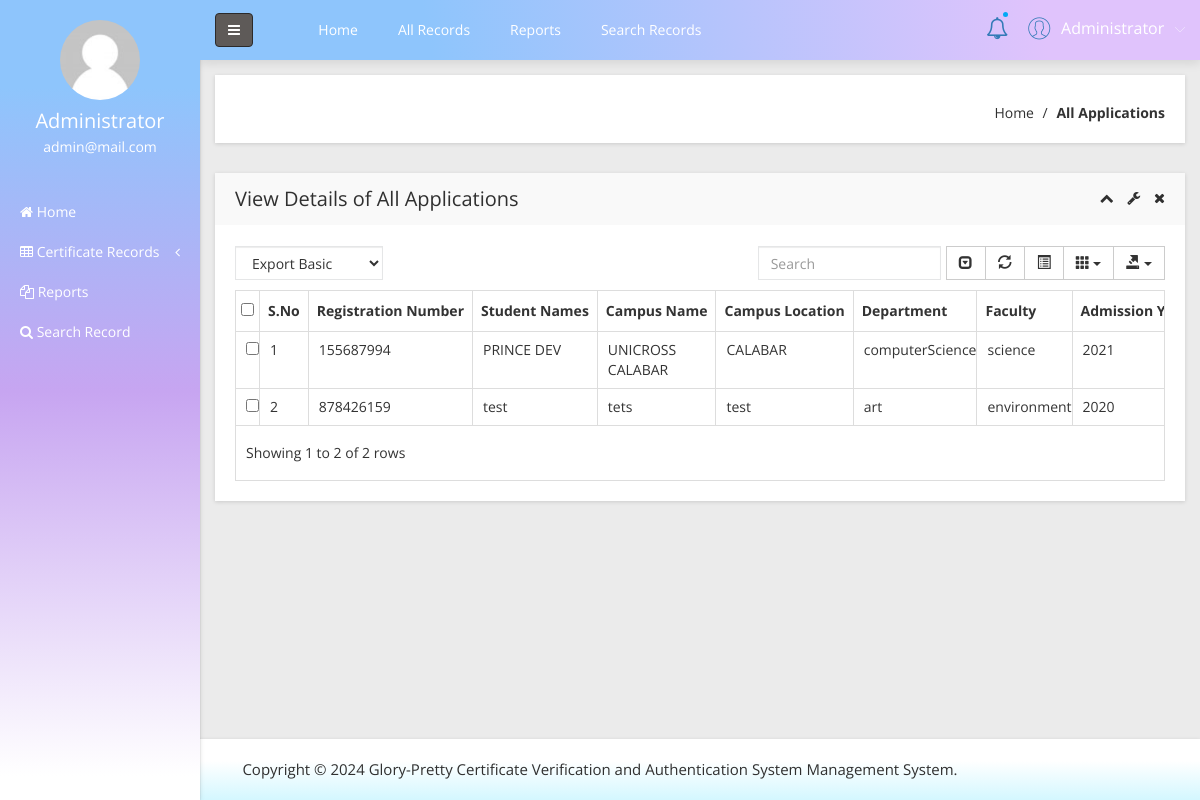
Screenshot of /admin/view-application-detail.php (signed in) with the database file from the repository.
### tables this page shows
CREATE TABLE `tblapplication` (
    `ID` int(10) NOT NULL,
    `UserID` int(11) NOT NULL,
    `RegistrationID` int(200) NOT NULL,
    `FullName` varchar(200) NOT NULL,
    `Camname` varchar(200) NOT NULL,
    `Camloc` varchar(200) NOT NULL,
    `Department` varchar(200) NOT NULL,
    `Faculty` varchar(200) NOT NULL,
    `ayr` varchar(200) NOT NULL,
    `gyr` varchar(200) NOT NULL,
    `certificate` varchar(255) NOT NULL,
    `Dateofapply` timestamp NOT NULL DEFAULT current_timestamp(),
    `Remark` varchar(200) NOT NULL,
    `Status` varchar(50) NOT NULL,
    `UpdationDate` timestamp NOT NULL DEFAULT current_timestamp() ON UPDATE current_timestamp()
);

### admin/view-application-detail.php (the view, shortened to what this page needs)
<?php
include('includes/dbconnection.php');
if (strlen($_SESSION['OBCMSaid'] == 0)) {
    header('location:logout.php');
} else {
    ?>
<!doctype html>
<html class="no-js" lang="en">
<head>
    <link rel="stylesheet" href="css/bootstrap.min.css">
    <link rel="stylesheet" href="css/font-awesome.min.css">
    <link rel="stylesheet" href="css/adminpro-custon-icon.css">
    <link rel="stylesheet" href="css/meanmenu.min.css">
    <link rel="stylesheet" href="css/jquery.mCustomScrollbar.min.css">
    <link rel="stylesheet" href="css/animate.css">
    <link rel="stylesheet" href="css/data-table/bootstrap-table.css">
    <link rel="stylesheet" href="css/data-table/bootstrap-editable.css">
    <link rel="stylesheet" href="css/normalize.css">
    <link rel="stylesheet" href="css/c3.min.css">
    <link rel="stylesheet" href="style.css">
    <link rel="stylesheet" href="css/responsive.css">
</head>
<body class="materialdesign">
    <div class="wrapper-pro">
        <?php include_once('includes/sidebar.php'); ?>
        <?php include_once('includes/header.php'); ?>
        <div class="breadcome-area mg-b-30 small-dn">
            <div class="container-fluid">
                <div class="row">
                    <div class="col-lg-12">
                        <div class="breadcome-list shadow-reset">
                            <div class="row">
                                <div class="col-lg-12">
                                    <ul class="breadcome-menu">
                                        <li><a href="dashboard.php">Home</a> <span class="bread-slash">/</span></li>
                                        <li><span class="bread-blod">All Applications</span></li>
                                    </ul>
                                </div>
                            </div>
                        </div>
                    </div>
                </div>
            </div>
        </div>
        <div class="data-table-area mg-b-15">
            <div class="container-fluid">
                <div class="row">
                    <div class="col-lg-12">
                        <div class="sparkline13-list shadow-reset">
                            <div class="sparkline13-hd">
                                <div class="main-sparkline13-hd">
                                    <h1>View <span class="table-project-n">Details of</span> All Applications</h1>
                                    <div class="sparkline13-outline-icon">
                                        <span class="sparkline13-collapse-link"><i class="fa fa-chevron-up"></i></span>
                                        <span><i class="fa fa-wrench"></i></span>
                                        <span class="sparkline13-collapse-close"><i class="fa fa-times"></i></span>
                                    </div>
                                </div>
                            </div>
                            <div class="sparkline13-graph">
                                <div class="datatable-dashv1-list custom-datatable-overright">
                                    <div id="toolbar">
                                        <select class="form-control">
                                            <option value="">Export Basic</option>
                                        </select>
                                    </div>
                                    <table id="table" data-toggle="table" data-pagination="true" data-search="true" data-show-columns="true" data-show-pagination-switch="true" data-show-refresh="true" data-key-events="true" data-show-toggle="true" data-resizable="true" data-cookie="true" data-cookie-id-table="saveId" data-show-export="true" data-click-to-select="true" data-toolbar="#toolbar">
                                        <thead>
                                            <tr>
                                                <th>S.No</th>
                                                <th>Registration Number</th>
                                                <th>Student Names</th>
                                                <th>Campus Name</th>
                                                <th>Campus Location</th>
                                                <th>Department</th>
                                                <th>Faculty</th>
                                                <th>Admission Year</th>
                                            </tr>
                                        </thead>
                                        <tbody>
                                            <?php
                                            $sql = "SELECT * FROM tblapplication";
                                            $query = $obcms->prepare($sql);
                                            $query->execute();
                                            $results = $query->fetchAll(PDO::FETCH_OBJ);
                                            $cnt = 1;
                                            if ($query->rowCount() > 0) {
                                                foreach ($results as $row) { ?>
                                                    <tr>
                                                        <td><?php echo htmlentities($cnt); ?></td>
                                                        <td><?php echo htmlentities($row->RegistrationID); ?></td>
                                                        <td><?php echo htmlentities($row->FullName); ?></td>
                                                        <td><?php echo htmlentities($row->Camname); ?></td>
                                                        <td><?php echo htmlentities($row->Camloc); ?></td>
                                                        <td><?php echo htmlentities($row->Department); ?></td>
                                                        <td><?php echo htmlentities($row->Faculty); ?></td>
                                                        <td><?php echo htmlentities($row->ayr); ?></td>
                                                    </tr>
                                                    <?php $cnt++; ?>
                                                <?php }
                                            } ?>
                                        </tbody>
                                    </table>
                                </div>
                            </div>
                        </div>
                    </div>
                </div>
            </div>
        </div>
    </div>
    <?php include_once('includes/footer.php'); ?>
</body>
</html>
<?php } ?>

### admin/includes/sidebar.php (shortened to what this page needs)
     <?php
if (strlen($_SESSION['OBCMSaid']==0)) {
  header('location:logout.php');
  } else{
  ?>
  <div class="left-sidebar-pro">
            <nav id="sidebar">
                <div class="sidebar-header">
                    <a href="#"><img src="img/message/avatar.jpg" alt="" />
                    </a>
                    <?php
$aid=$_SESSION['OBCMSaid'];
$sql="SELECT AdminName,Email from  tbladmin where ID=:aid";
$query = $obcms -> prepare($sql);
$query->bindParam(':aid',$aid,PDO::PARAM_STR);
$query->execute();
$results=$query->fetchAll(PDO::FETCH_OBJ);
$cnt=1;
if($query->rowCount() > 0)
{
foreach($results as $row)
{               ?>
                    <h3> <?php  echo $row->AdminName;?></h3>
                    <p> <?php  echo $row->Email;?></p>
                  <?php $cnt=$cnt+1;}} ?>
                </div>
                <div class="left-custom-menu-adp-wrap">
                    <ul class="nav navbar-nav left-sidebar-menu-pro">
                        <li class="nav-item">
                            <a href="dashboard.php" role="button" aria-expanded="false"><i class="fa big-icon fa-home"></i> <span class="mini-dn">Home</span> </a>
                        </li>
                        <li class="nav-item"><a href="#" data-toggle="dropdown" role="button" aria-expanded="false" class="nav-link dropdown-toggle"><i class="fa big-icon fa-table"></i> <span class="mini-dn">Certificate Records</span> <span class="indicator-right-menu mini-dn"><i class="fa indicator-mn fa-angle-left"></i></span></a>
                        </li>
                        <li class="nav-item">
                            <a href="between-dates-report.php" role="button" aria-expanded="false"><i class="fa big-icon fa-files-o"></i> <span class="mini-dn">Reports</span> </a>
                        </li>
                        <li class="nav-item">
                            <a href="search.php" role="button" aria-expanded="false"><i class="fa fa-search"></i> <span class="mini-dn">Search Record</span> </a>
                        </li>
                    </ul>
                </div>
            </nav>
        </div>
        <?php }  ?>

### admin/includes/header.php (shortened to what this page needs)
      <?php
if (strlen($_SESSION['OBCMSaid']==0)) {
  header('location:logout.php');
  } else{
  ?>
 <div class="content-inner-all">
            <div class="header-top-area">
                <div class="fixed-header-top">
                    <div class="container-fluid">
                        <div class="row">
                            <div class="col-lg-1 col-md-6 col-sm-6 col-xs-12">
                                <button type="button" id="sidebarCollapse" class="btn bar-button-pro header-drl-controller-btn btn-info navbar-btn">
                                    <i class="fa fa-bars"></i>
                                </button>
                            </div>
                            <div class="col-lg-6 col-md-1 col-sm-1 col-xs-12">
                                <div class="header-top-menu tabl-d-n">
                                    <ul class="nav navbar-nav mai-top-nav">
                                        <li class="nav-item"><a href="dashboard.php" class="nav-link">Home</a>
                                        </li>
                                        <li class="nav-item"><a href="all-birth-application.php" class="nav-link">All Records</a>
                                        </li>
                                        <li class="nav-item"><a href="between-dates-report.php" class="nav-link">Reports</a>
                                        </li>
                                        <li class="nav-item"><a href="search.php" class="nav-link">Search Records</a>
                                        </li>
                                    </ul>
                                </div>
                            </div>
                            <div class="col-lg-5 col-md-5 col-sm-6 col-xs-12">
                                <div class="header-right-info">
                                    <ul class="nav navbar-nav mai-top-nav header-right-menu">
                                        <li class="nav-item"><a href="new-birth-application.php" data-toggle="dropdown" role="button" aria-expanded="false" class="nav-link dropdown-toggle"><i class="fa fa-bell-o" aria-hidden="true"></i><span class="indicator-nt"></span></a>
                                        </li>
                                        <li class="nav-item">
                                            <a href="#" data-toggle="dropdown" role="button" aria-expanded="false" class="nav-link dropdown-toggle">
                                                <?php
$aid=$_SESSION['OBCMSaid'];
$sql="SELECT AdminName,Email from  tbladmin where ID=:aid";
$query = $obcms -> prepare($sql);
$query->bindParam(':aid',$aid,PDO::PARAM_STR);
$query->execute();
$results=$query->fetchAll(PDO::FETCH_OBJ);
$cnt=1;
if($query->rowCount() > 0)
{
foreach($results as $row)
{               ?>
                                                <span class="adminpro-icon adminpro-user-rounded header-riht-inf"></span>
                                                <span class="admin-name"><?php  echo $row->AdminName;?></span>
                                                <span class="author-project-icon adminpro-icon adminpro-down-arrow"></span><?php $cnt=$cnt+1;}} ?>
                                            </a>
                                        </li>
                                    </ul>
                                </div>
                            </div>
                        </div>
                    </div>
                </div>
            </div><?php }  ?>

### rows the page displays
tblapplication: RegistrationID "155687994", FullName "PRINCE DEV", Camname "UNICROSS CALABAR", Camloc "CALABAR", Department "computerScience", Faculty "science", ayr "2021"
tblapplication: RegistrationID "878426159", FullName "test", Camname "tets", Camloc "test", Department "art", Faculty "environment", ayr "2020"

### other values shown
$row->AdminName "Administrator"
$row->Email "admin@mail.com"
